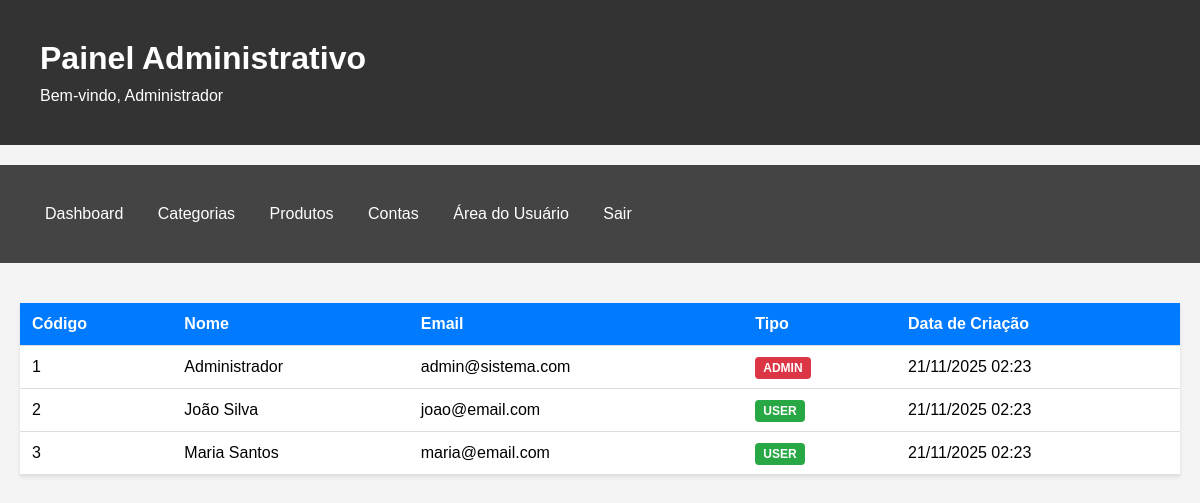
Screenshot of /admin/conta/index.php (signed in) with the database file from the repository.
### tables this page shows
CREATE TABLE IF NOT EXISTS conta (
    codigo INT AUTO_INCREMENT PRIMARY KEY,
    nome VARCHAR(100) NOT NULL,
    email VARCHAR(100) NOT NULL UNIQUE,
    senha VARCHAR(255) NOT NULL,
    tipo ENUM('admin', 'user') DEFAULT 'user',
    data_criacao TIMESTAMP DEFAULT CURRENT_TIMESTAMP
);

### config/session.php (called while the page is built, shortened)
<?php
function getNomeUsuario() {
    return $_SESSION['usuario_nome'] ?? 'Usuário';
}
?>

### admin/conta/index.php (the view, shortened to what this page needs)
<?php
require_once '../../config/session.php';
$db = getDB();
$stmt = $db->query("SELECT codigo, nome, email, tipo, data_criacao FROM conta ORDER BY data_criacao DESC");
$contas = $stmt->fetchAll();
?>
<!DOCTYPE html>
<html lang="pt-BR">
<head>
</head>
<body>
    <div class="header">
        <div class="container">
            <h1>Painel Administrativo</h1>
            <p>Bem-vindo, <?php echo htmlspecialchars(getNomeUsuario()); ?></p>
        </div>
    </div>
    <div class="nav">
        <div class="container">
            <a href="/admin/index.php">Dashboard</a>
            <a href="/admin/categoria/index.php">Categorias</a>
            <a href="/admin/produto/index.php">Produtos</a>
            <a href="/admin/conta/index.php">Contas</a>
            <a href="/user/index.php">Área do Usuário</a>
            <a href="/logout.php">Sair</a>
        </div>
    </div>
    <div class="container">
        <table>
            <thead>
                <tr>
                    <th>Código</th>
                    <th>Nome</th>
                    <th>Email</th>
                    <th>Tipo</th>
                    <th>Data de Criação</th>
                </tr>
            </thead>
            <tbody>
                <?php if (empty($contas)): ?>
                    <tr>
                        <td colspan="5" style="text-align: center;">Nenhuma conta cadastrada</td>
                    </tr>
                <?php else: ?>
                    <?php foreach ($contas as $conta): ?>
                        <tr>
                            <td><?php echo htmlspecialchars($conta['codigo']); ?></td>
                            <td><?php echo htmlspecialchars($conta['nome']); ?></td>
                            <td><?php echo htmlspecialchars($conta['email']); ?></td>
                            <td>
                                <span class="badge badge-<?php echo $conta['tipo']; ?>">
                                    <?php echo strtoupper($conta['tipo']); ?>
                                </span>
                            </td>
                            <td><?php echo date('d/m/Y H:i', strtotime($conta['data_criacao'])); ?></td>
                        </tr>
                    <?php endforeach; ?>
                <?php endif; ?>
            </tbody>
        </table>
    </div>
</body>
</html>

### admin/conta/index.php (style rules this page uses)
* { margin: 0; padding: 0; box-sizing: border-box; }
body { font-family: Arial, sans-serif; background: #f4f4f4; }
.container { max-width: 1200px; margin: 0 auto; padding: 20px; }
.header { background: #333; color: white; padding: 20px; margin-bottom: 20px; }
.header h1 { margin-bottom: 10px; }
.nav { background: #444; padding: 10px; margin-bottom: 20px; }
.nav a { color: white; text-decoration: none; padding: 10px 15px; display: inline-block; }
table { width: 100%; background: white; border-collapse: collapse; box-shadow: 0 2px 4px rgba(0,0,0,0.1); }
th, td { padding: 12px; text-align: left; border-bottom: 1px solid #ddd; }
th { background: #007bff; color: white; }
.badge { padding: 4px 8px; border-radius: 4px; font-size: 12px; font-weight: bold; }
.badge-admin { background: #dc3545; color: white; }
.badge-user { background: #28a745; color: white; }

### rows the page displays
conta: codigo "1", nome "Administrador", email "admin@sistema.com", tipo "ADMIN", data_criacao "21/11/2025 02:23"
conta: codigo "2", nome "João Silva", email "joao@email.com", tipo "USER", data_criacao "21/11/2025 02:23"
conta: codigo "3", nome "Maria Santos", email "maria@email.com", tipo "USER", data_criacao "21/11/2025 02:23"

### other values shown
getNomeUsuario() "Administrador"
